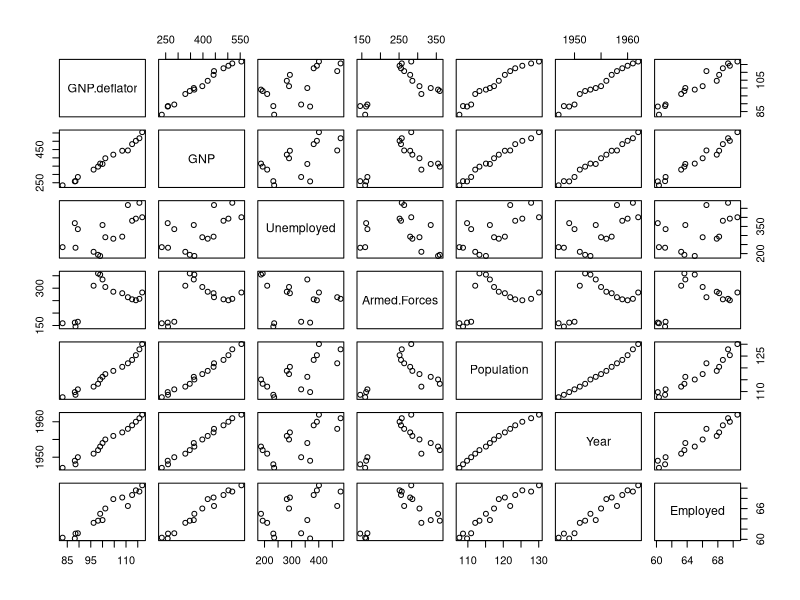
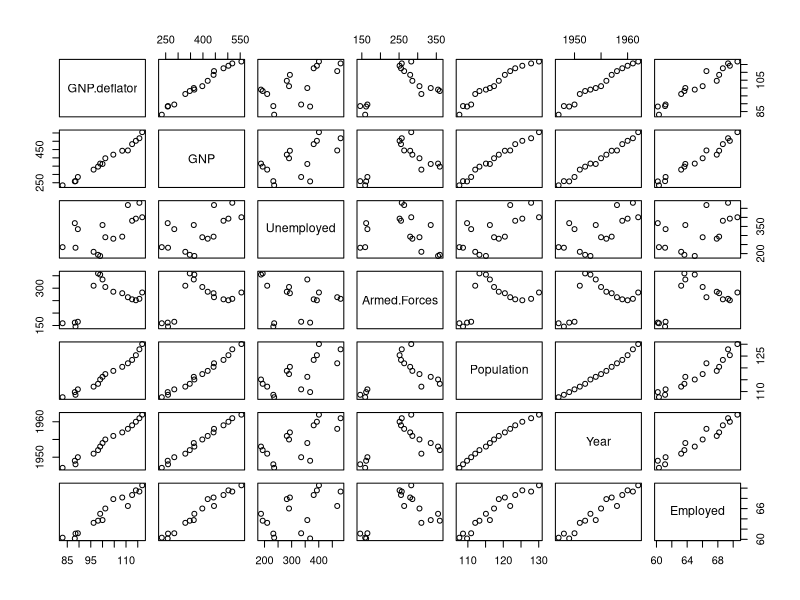
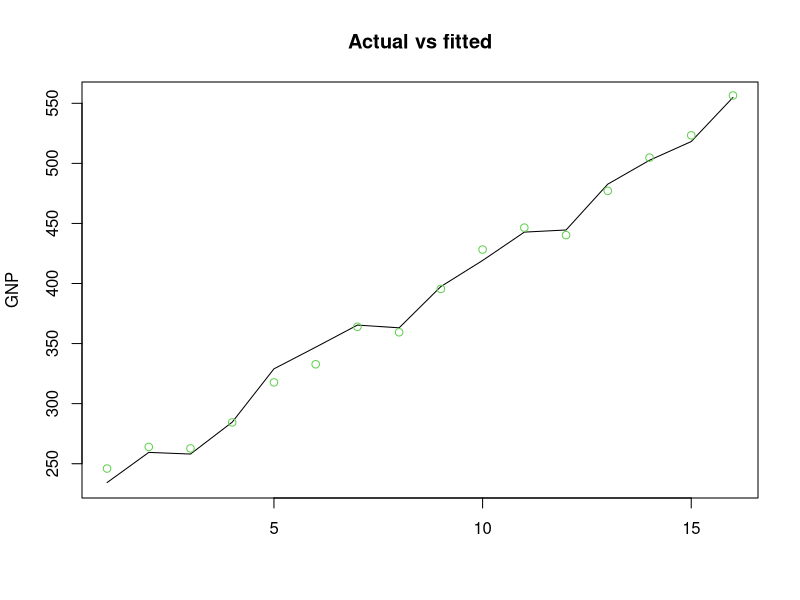
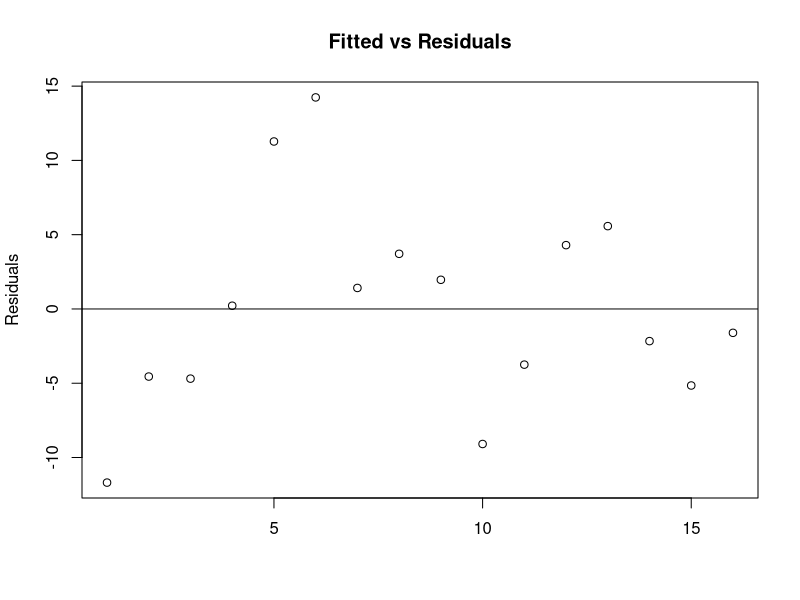
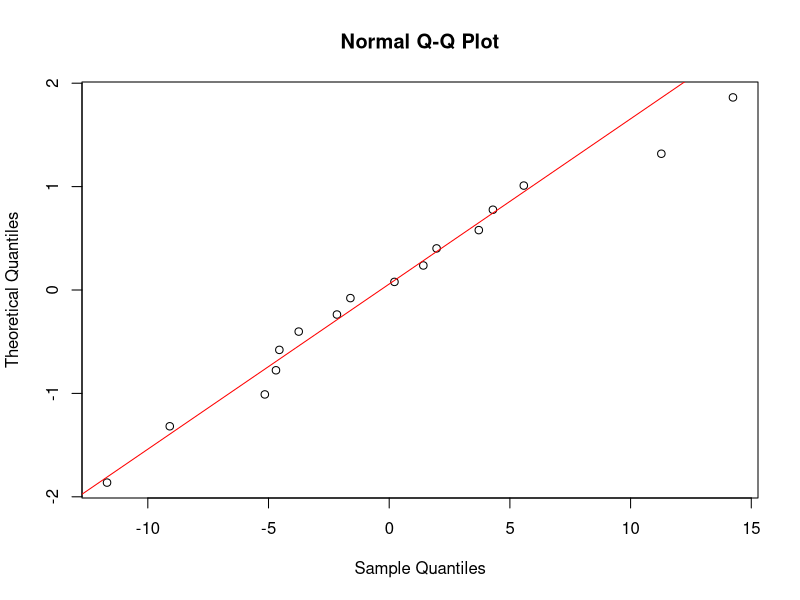

Reproduce these figures in R, in order.
rm(list = ls())
str(longley)
class(longley)
pairs(longley)
A<-lm(GNP~Population+Employed,data=longley)
summary(A)
anova(A)
fitted_A<-A$fitted.values
fitted_A
plot(longley)
plot(longley$GNP,type='l',main="Actual vs fitted",xlab="",ylab="GNP")
points(fitted_A,pch=1,ylab="Fitted values",col=3)

#Residuals
a_resi<-A$residuals
plot(a_resi,main="Fitted vs Residuals",ylab="Residuals",xlab="")
abline(h=0)

#normal qq plot
qqnorm(a_resi,datax=T)
qqline(a_resi,datax=T,col='red')
